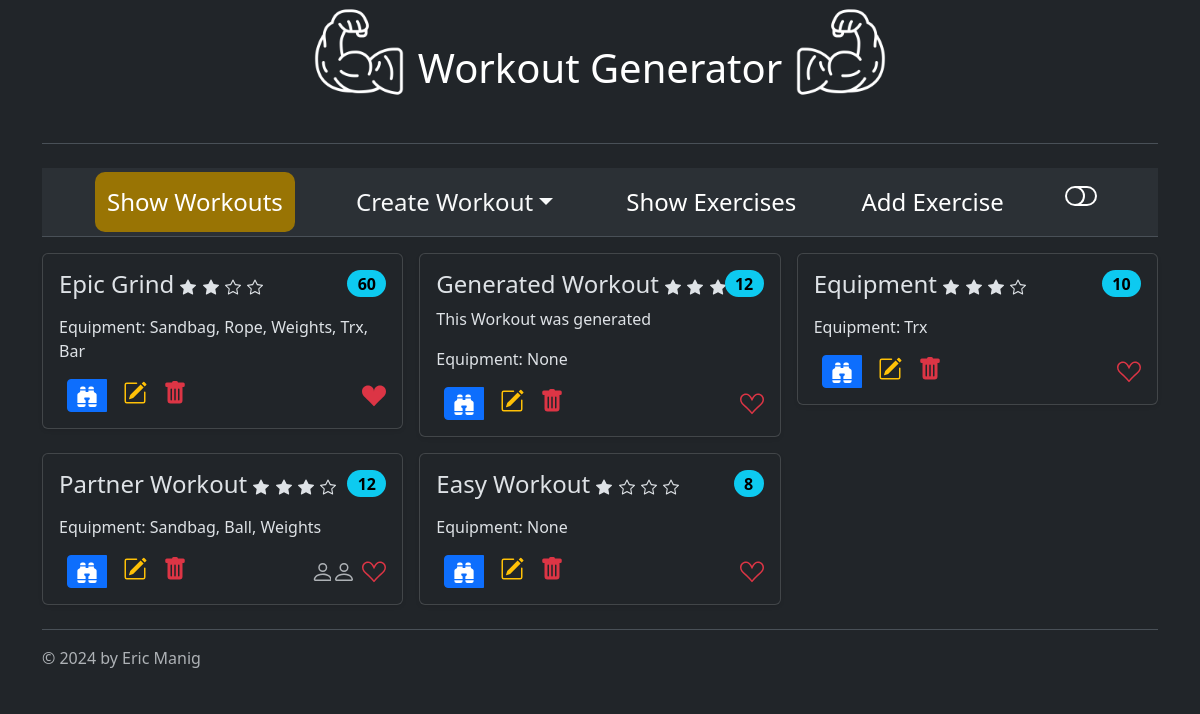
Page /show_workouts on the committed database.
### main.py (models this page shows)
class Workout(db.Model):
    id: Mapped[int] = mapped_column(Integer, primary_key=True)
    name: Mapped[str] = mapped_column(String(50), unique=True, nullable=False)
    description: Mapped[str] = mapped_column(String(250), nullable=True)
    stations: Mapped[int] = mapped_column(Integer, nullable=True)
    difficulty: Mapped[int] = mapped_column(Integer, nullable=True)
    partner_required: Mapped[bool] = mapped_column(Boolean, nullable=False)
    equipment: Mapped[str] = mapped_column(String(50), nullable=True)
    exercises: Mapped[str] = mapped_column(String(2000), nullable=True)
    favourite: Mapped[bool] = mapped_column(Boolean, nullable=False)

### main.py (the view)
@app.route("/show_workouts", methods=["GET", "POST"])
def show_workouts():
    result = db.session.execute(db.select(Workout).order_by(Workout.favourite.desc(), Workout.difficulty.desc()))
    workouts = result.scalars().all()
    workout_exercises = [workout_manager.get_exercises(workout.id) for workout in workouts]
    for workout in workouts:
        workout.equipment = transform_attributes(workout.equipment)
    for workout_exs in workout_exercises:
        for ex in workout_exs:
            ex.equipment = transform_attributes(ex.equipment)
    workout_packages = list(zip(workouts, workout_exercises))
    return render_template('workouts.html', color_mode=COLOR_MODE, redirect_url="show_workouts", workout_packages=workout_packages, len=len)

### utils.py (called while the page is built)
def transform_attributes(attribute):
    return str(attribute).replace("_", " ").title()

def transform_workout_exercises(ex):
    return ex.replace('\'', '').replace('[', '').replace(']', '').strip().split('|')[0]

### workout_manager.py (called while the page is built)
    def get_exercises(self, workout_id):
        current_workout = self.db.get_or_404(self.Workout, workout_id)
        exercises = []
        if current_workout.exercises != 'None':
            for ex in current_workout.exercises.split(','):
                ex_id = transform_workout_exercises(ex)
                try:
                    exercise = self.db.get_or_404(self.Exercise, ex_id)
                except:
                    exercise = self.Exercise(
                        id=ex_id,
                        name="unknown Exercise",
                        description="This Exercise has been deleted",
                        partner_required=False,
                        favourite=False,
                        difficulty=0,
                        equipment="none"
                    )
                exercises.append(exercise)
        return exercises

### templates/workouts.html (shortened to what this page needs)
{% include "header.html" %}
<div class="container mt-3">
      <div class="row row-cols-1 row-cols-sm-2 row-cols-md-3 g-3">
      {% for workout_package in workout_packages %}
        <div class="col">
          <div class="card shadow-sm">
            <div class="card-body">
              <span class="badge rounded-pill text-bg-info fs-6 position-absolute top-0 end-0 my-3 mx-3">{{ workout_package[0].stations }}</span>
            <h4 class="card-title">{{ workout_package[0].name }}
              </h4>
              <p class="card-text">{{ workout_package[0].description }}</p>
              <p class="card-text">Equipment: {{ workout_package[0].equipment }}</p>
              <div class="d-flex justify-content-between align-items-center">
                <div class="btn-group">
                    <button type="button" class="btn btn-sm btn-primary mx-2" data-bs-toggle="modal" data-bs-target="#Modal{{ workout_package[0].id }}">
                    </button>
                  <a href="{{url_for('edit_workout', workout_id=workout_package[0].id) }}" class="link-warning link-underline link-underline-opacity-0 mx-2">
                  </a>
                  <a href="{{url_for('delete_workout', workout_id=workout_package[0].id) }}" class="link-danger link-underline link-underline-opacity-0 mx-2">
                  </a>
                </div>
                <small class="text-body-secondary">
                  {% if workout_package[0].favourite %}
                  <a href="{{ url_for('fav_workout', workout_id=workout_package[0].id) }}" class="link-danger">
                      <svg xmlns="http://www.w3.org/2000/svg" width="24" height="24" fill="currentColor" class="bi bi-suit-heart-fill " viewBox="0 0 16 16">
                        <path d="M4 1c2.21 0 4 1.755 4 3.92C8 2.755 9.79 1 12 1s4 1.755 4 3.92c0 3.263-3.234 4.414-7.608 9.608a.513.513 0 0 1-.784 0C3.234 9.334 0 8.183 0 4.92 0 2.755 1.79 1 4 1"/>
                      </svg>
                  </a>
                  {% else %}
                  <a href="{{ url_for('fav_workout', workout_id=workout_package[0].id) }}" class="link-danger">
                  </a>
                  {% endif %}
                </small>
              </div>
            </div>
          </div>
        </div>
      {% endfor %}
      </div>
    </div>
{% include "footer.html" %}

### templates/header.html (shortened to what this page needs)
<!doctype html>
<html lang="en" data-bs-theme="{{ color_mode }}">
<head>
    <link href="https://cdn.jsdelivr.net/npm/bootstrap@5.3.3/dist/css/bootstrap.min.css" rel="stylesheet">
    <link rel="stylesheet" href="{{ url_for('static', filename='css/custom.css') }}">
</head>
<body>
    <div class="container">
        <header class="d-flex flex-wrap justify-content-center py-3 mb-4 border-bottom">
          <a href="{{ url_for('home') }}" class="d-flex align-items-center mb-3 mb-md-0 me-md-auto link-body-emphasis text-decoration-none mx-auto">
            <span class="fs-1">
                {% if color_mode == "dark" %}
                <img src="{{ url_for('static', filename='./images/dark_biceps.png') }}" class="header-image"/>
                Workout Generator
                <img src="{{ url_for('static', filename='./images/dark_biceps.png') }}" class="header-image"/>
                {% else %}
                <img src="{{ url_for('static', filename='./images/light_biceps.png') }}" class="header-image"/>
                Workout Generator
                <img src="{{ url_for('static', filename='./images/light_biceps.png') }}" class="header-image"/>
                {% endif %}
            </span>
          </a>
        </header>
        <nav class="py-1 bg-body-tertiary border-bottom">
            <div class="container d-flex flex-wrap">
              <ul class="nav col justify-content-evenly">
                <li
                {% if redirect_url=="show_workouts" %}
                    class="nav-item fs-4 p-1 nav-active"
                {% else %}
                    class="nav-item fs-4 p-1"
                {% endif %}
                ><a href="{{ url_for('show_workouts') }}" class="nav-link link-body-emphasis px-2">Show Workouts</a></li>
                  <li
                      {% if redirect_url=="create_custom_workout" or redirect_url=="create_generated_workout" or redirect_url=="workout_exercises" %}
                            class="nav-item dropdown fs-4 p-1 nav-active">
                      {% else %}
                            class="nav-item dropdown fs-4 p-1">
                      {% endif %}
                    <a
                        {% if color_mode=="dark" %}
                        class="nav-link dropdown-toggle text-decoration-none link-light"
                        {% else %}
                        class="nav-link dropdown-toggle text-decoration-none link-dark"
                        {%  endif %}
                        href="#" data-bs-toggle="dropdown" aria-expanded="false">Create Workout</a>
                  </li>
                <li
                {% if redirect_url=="show_exercises" %}
                    class="nav-item fs-4 p-1 nav-active"
                {% else %}
                    class="nav-item fs-4 p-1"
                {% endif %}
                ><a href="{{ url_for('show_exercises') }}" class="nav-link link-body-emphasis px-2">Show Exercises</a></li>
                <li
                {% if redirect_url=="add_exercise" %}
                    class="nav-item fs-4 p-1 nav-active"
                {% else %}
                    class="nav-item fs-4 p-1"
                {% endif %}
                ><a href="{{ url_for('add_exercise') }}" class="nav-link link-body-emphasis px-2">Add Exercise</a></li>
                {% if color_mode == "dark" %}
                <li class="nav-item"><a href="{{ url_for('switch_color', redirect_url=redirect_url) }}" class="nav-link link-body-emphasis px-2">
                    <svg xmlns="http://www.w3.org/2000/svg" width="32" height="32" fill="currentColor" class="bi bi-toggle-off" viewBox="0 0 16 16">
                      <path d="M11 4a4 4 0 0 1 0 8H8a5 5 0 0 0 2-4 5 5 0 0 0-2-4zm-6 8a4 4 0 1 1 0-8 4 4 0 0 1 0 8M0 8a5 5 0 0 0 5 5h6a5 5 0 0 0 0-10H5a5 5 0 0 0-5 5"/>
                    </svg>
                </a></li>
                {% endif %}
              </ul>
            </div>
        </nav>
      </div>

### templates/footer.html (shortened to what this page needs)
    <div class="container">
      <footer class="d-flex flex-wrap justify-content-between align-items-center py-3 my-4 border-top">
        <div class="col-md-4 d-flex align-items-center">
          <span class="mb-3 mb-md-0 text-body-secondary">© 2024 by Eric Manig</span>
        </div>
      </footer>
    </div>
</body>
</html>

### static/css/custom.css (style rules this page uses)
header { height: 9rem; }
.header-image { height: 6rem; margin-bottom: 1.5rem; margin-top: -1rem; }
.header-image:last-of-type { transform: scaleX(-1); }
.nav-active { background: var(--bs-warning-border-subtle); border-radius: 10px; }

### rows in the picture
Workout: stations "60", name "Epic Grind", difficulty 2 (drawn), equipment "Sandbag, Rope, Weights, Trx, Bar"
Workout: stations "12", name "Generated Workout", difficulty 3 (drawn), description "This Workout was generated", equipment "None"
Workout: stations "10", name "Equipment", difficulty 3 (drawn), equipment "Trx"
Workout: stations "12", name "Partner Workout", difficulty 3 (drawn), equipment "Sandbag, Ball, Weights", partner_required True (drawn)
Workout: stations "8", name "Easy Workout", difficulty 1 (drawn), equipment "None"
